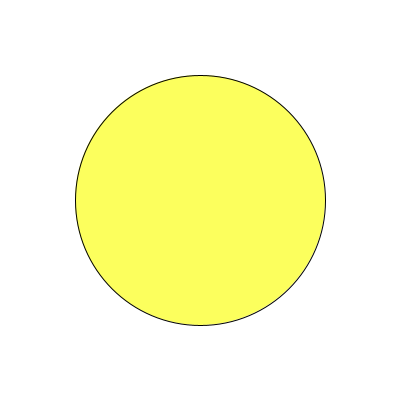
Frame 1 (no input)
Frame 60 (the mouse pressed at the canvas centre just before this capture): identical to frame 1, image omitted
Frame 120 (the mouse held since frame 60 and released just before this capture): identical to frame 1, image omitted

The Processing sketch that drew this single still picture (run headless with seeded random() and noise(); from frame 60 on, the mouse is pressed at the canvas centre):

// Processing sketch: processing_71430
// ── processing_71430.pde

//Paulina Kang, 4-5, User Input

int x = 58;
int y = 27;
void setup()
{
  size(400,400);
  background(255);
  fill(252,255,93);
  ellipse(200,200,250,250);
}
void draw()
{
 if(mousePressed == true && key == 'h')
  {
   strokeWeight(15);
   stroke(x,y,0);
   line(mouseX, mouseY,pmouseX, pmouseY);
   x = x + 1%2;
   y = y + 1%2;
  }
 if(mousePressed == true && key == 'b')
 {
  strokeWeight(6);
  stroke(0);
  line(mouseX,mouseY,pmouseX,pmouseY);
 }
 if(mousePressed == true && key == 'r')
  {
   strokeWeight(7);
   stroke(255,0,0);
   line(mouseX,mouseY,pmouseX,pmouseY);
  }
 if(mousePressed == true && key == 'l')
  {
   stroke(105,172,242);
   strokeWeight(7);
   line(mouseX,mouseY,pmouseX,pmouseY);
  }
 if(mousePressed == true && key == 's')
 {
   stroke(227,183,94);
   strokeWeight(5);
   line(mouseX, mouseY, pmouseX, pmouseY);
 }
}
void mousePressed()
{
  if(mouseButton==RIGHT)
  {
    strokeWeight(2);
    fill(255);
    ellipse(pmouseX,pmouseY,35,35);
  }
}
